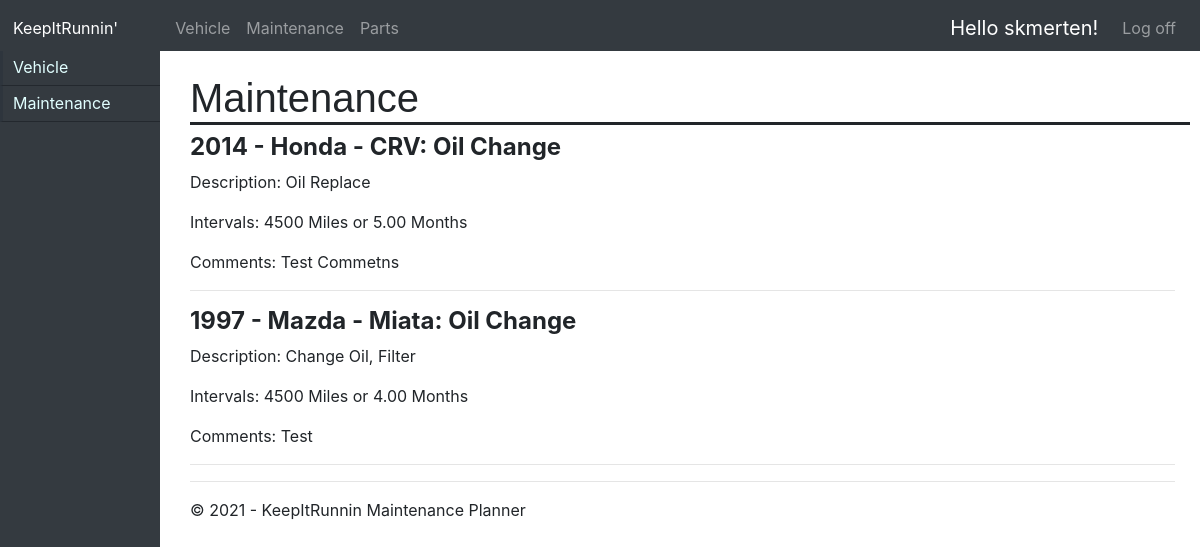
The app's page /maintenance/ (signed in) with its own data.
### maintenance/models.py (models this page shows, shortened)
class Maintenance(models.Model):
    vehicle = models.ForeignKey(Vehicle, on_delete=models.CASCADE)
    name = models.CharField(max_length=200,null=False)
    description = models.CharField(max_length=100,null=True)
    months = models.DecimalField(max_digits=5, decimal_places=2)
    miles = models.IntegerField(max_length=None)
    materials = models.CharField(max_length=250,null=True)
    comments = models.CharField(max_length=250,null=True)

### vehicles/models.py (models this page shows)
class Vehicle(models.Model):
    user = models.ForeignKey(User, on_delete=models.CASCADE)
    name = models.CharField(max_length = 255, blank=True, null=True)
    year = models.IntegerField(max_length=None)
    make = models.CharField(max_length=100)
    model = models.CharField(max_length=100)
    trim = models.CharField(max_length=100, blank=True, null=True)
    color = models.CharField(max_length=100, blank=True, null=True)
    image = models.ImageField(blank=True, null=True)
    tankSize = models.DecimalField(blank=True, null=True, max_digits=5, decimal_places=2)
    mileage = models.IntegerField(max_length=None)
    transmission = models.CharField(max_length=100, blank=True, null=True)
    driveWheels = models.CharField(max_length=100, blank=True, null=True)
    mpg = models.DecimalField(blank=True, null=True, max_digits=5, decimal_places=2)
    status = models.CharField(max_length=20)
    vehicle_creation = models.DateField(auto_now_add=True)
    mileage_date = models.DateField(auto_now_add=True)
    last_modified = models.DateField(auto_now_add=True)
    def __str__(self):
        return str(self.year) + ' - ' + self.make + ' - ' + self.model

### maintenance/views.py (the view)
# urls.py: path('maintenance/', maintenance.views.maintenanceHome, name='maintenanceHome'),
@login_required(login_url='/login')
def maintenanceHome(request):
    maintenance = Maintenance.objects.filter(vehicle__user = request.user)
    maint_hist = Maintenance_Record.objects.filter(maintenance__vehicle__user = request.user)
    assert isinstance(request, HttpRequest)
    return render(
        request,
        'app/maintenanceHome.html',
        {
            'title':'Maintenance',
            'year':datetime.now().year,
            'maintenance':maintenance,
            'maint_hist':maint_hist,
            'maintOptions':True
        }
    )

### app/templates/app/maintenanceHome.html (shortened to what this page needs)
{% extends "app/layout.html" %}
{% block content %}
<div class="w3-col l9">
{% if maintenance %}
    {% for maint in maintenance %}
        <div class="w3-container" >
            <div class="w3-card w3-margin w3-margin-top">
                <div class="w3-container w3-white">
                    <h4><b>{{maint.vehicle}}: {{maint.name}}</b></h4>
                    <p>Description: {{maint.description}}</p>
                    <p>Intervals: {{maint.miles}} Miles or {{maint.months}} Months</p>
                    <p>Comments: {{maint.comments}}</p>
                </div>
            </div>
        </div><hr/>
    {% endfor %}
{% endif %}
{% endblock %}

### app/templates/app/loginpartial.html (shortened to what this page needs)
{% if user.is_authenticated %}
<form id="logoutForm" action="/logout" method="post" class="navbar-nav">
    <ul class="navbar-nav ">
        <li><span class="navbar-brand">Hello {{ user.username }}!</span></li>
        <li><a class="nav-link" href="javascript:document.getElementById('logoutForm').submit()">Log off</a></li>
    </ul>
</form>
{% else %}
<ul class="navbar-nav">
    <li><a class="nav-link" href="{% url 'login' %}">Log in</a></li>
</ul>
{% endif %}

### app/static/app/content/site.css (style rules this page uses)
body { padding-top: 50px; padding-bottom: 30px; }
.navbar li a { border-bottom: 3px solid #343a40 }

### records on screen
Maintenance: vehicle "2014 - Honda - CRV", name "Oil Change", description "Oil Replace", miles "4500", months "5.00", comments "Test Commetns"
Maintenance: vehicle "1997 - Mazda - Miata", name "Oil Change", description "Change Oil, Filter", miles "4500", months "4.00", comments "Test"

### other values on screen
{{ user.username }} "skmerten"
{{ title }} "Maintenance"
